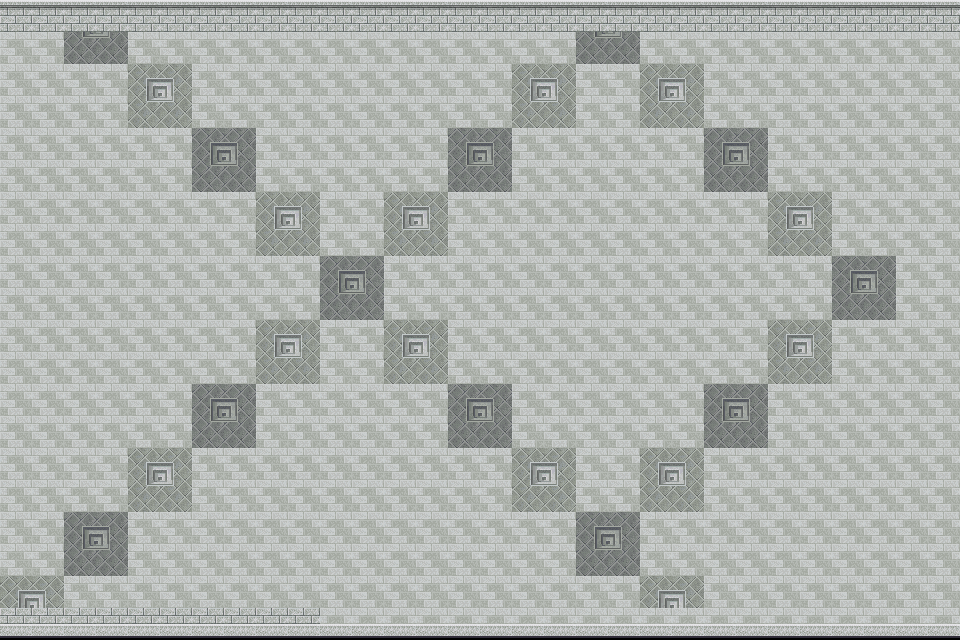

A level layout from a 2D game, rendered from its tile map. Below: a short description, then the map file with tile-grid data replaced by summaries:
An orthogonal 30x20 tile map with 32x32 px tiles, 2 tile layers (块层 1, 块层 2).

<map version="1.0" orientation="orthogonal" renderorder="right-down" width="30" height="20" tilewidth="32" tileheight="32" nextobjectid="1">
 <tileset firstgid="1" name="map" tilewidth="32" tileheight="32" tilecount="224" columns="8">
  <image source="025-Castle01.png" width="256" height="896" />
 </tileset>
 <layer name="块层 1" width="30" height="20">
  <data>[600 cells, 360 non-empty, 11 distinct tile ids]</data>
 </layer>
 <layer name="块层 2" width="30" height="20">
  <data>[600 cells, 319 non-empty, 12 distinct tile ids]</data>
 </layer>
</map>
